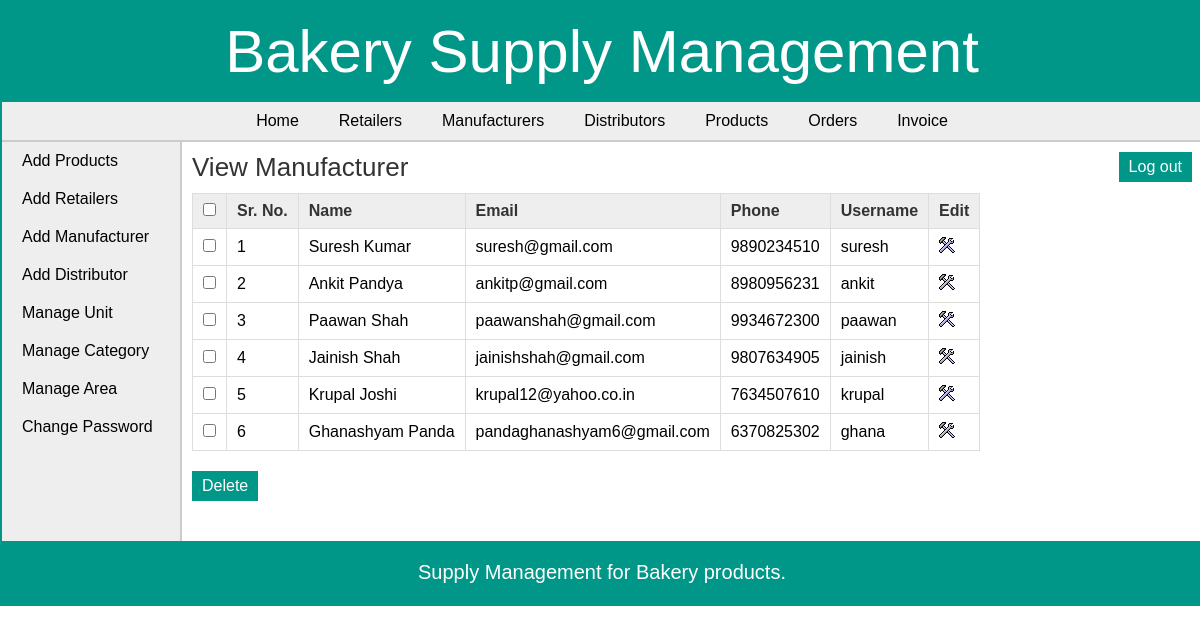
/admin/view_manufacturer.php (signed in), run on the app's committed database.
### tables this page shows
CREATE TABLE `manufacturer` (
  `man_id` int(11) NOT NULL,
  `man_name` varchar(25) NOT NULL,
  `man_email` varchar(50) DEFAULT NULL,
  `man_phone` varchar(10) NOT NULL,
  `username` varchar(20) NOT NULL,
  `password` varchar(20) NOT NULL
);

### admin/view_manufacturer.php (the view, shortened to what this page needs)
<?php
	include("../includes/config.php");
	if(isset($_SESSION['admin_login'])) {
		if($_SESSION['admin_login'] == true) {
			$query_selectManufacturer = "SELECT * FROM manufacturer";
			$result_selectManufacturer = mysqli_query($con,$query_selectManufacturer);
		}
		else {
			header('Location:../index.php');
		}
	}
	else {
		header('Location:../index.php');
	}
?>
<!DOCTYPE html>
<html>
<head>
	<link rel="stylesheet" href="../includes/main_style.css" >
</head>
<body>
	<?php
		include("../includes/header.inc.php");
		include("../includes/nav_admin.inc.php");
		include("../includes/aside_admin.inc.php");
	?>
	<section>
		<h1>View Manufacturer</h1>
		<form action="" method="POST" class="form">
		<table class="table_displayData">
			<tr>
				<th> <input type="checkbox" onClick="toggle(this)" /> </th>
				<th>Sr. No.</th>
				<th>Name</th>
				<th>Email</th>
				<th>Phone</th>
				<th>Username</th>
				<th> Edit </th>
			</tr>
			<?php $i=1; while($row_selectManufacturer = mysqli_fetch_array($result_selectManufacturer)) { ?>
			<tr>
				<td> <input type="checkbox" name="chkId[]" value="<?php echo $row_selectManufacturer['man_id']; ?>" /> </td>
				<td> <?php echo $i; ?> </td>
				<td> <?php echo $row_selectManufacturer['man_name']; ?> </td>
				<td> <?php echo $row_selectManufacturer['man_email']; ?> </td>
				<td> <?php echo $row_selectManufacturer['man_phone']; ?> </td>
				<td> <?php echo $row_selectManufacturer['username']; ?> </td>
				<td> <a href="edit_manufacturer.php?id=<?php echo $row_selectManufacturer['man_id']; ?>"><img src="../images/edit.png" alt="edit" /></a> </td>
			</tr>
			<?php $i++; } ?>
		</table>
		<input type="submit" value="Delete" class="submit_button"/>
		</form>
	</section>
	<?php
		include("../includes/footer.inc.php");
	?>
</body>
</html>

### includes/main_style.css (style rules this page uses)
* { font-family: arial,sans-serif; margin:0px; padding:0px; }
body { width:1200px; margin:auto; border:2px solid #009688; }
a { text-decoration:none; }
.submit_button { font-size:16px; margin-top:20px; margin-right:20px; padding:6px 10px; background-color:#009688; border:none; color:white; }
section { width:1000px; padding:10px; padding-bottom:40px; }
section h1 { margin-bottom:10px; font-weight:normal; color:#333; font-size: 26px; }
table { border-collapse: collapse; }
.table_displayData td, .table_displayData th { border:1px solid #ddd; padding: 8px 10px; text-align: left; }
.table_displayData th { background-color:#eee; color:#333; }

### data on the page
manufacturer: man_name "Suresh Kumar", man_email "suresh@gmail.com", man_phone "9890234510", username "suresh"
manufacturer: man_name "Ankit Pandya", man_email "ankitp@gmail.com", man_phone "8980956231", username "ankit"
manufacturer: man_name "Paawan Shah", man_email "paawanshah@gmail.com", man_phone "9934672300", username "paawan"
manufacturer: man_name "Jainish Shah", man_email "jainishshah@gmail.com", man_phone "9807634905", username "jainish"
manufacturer: man_name "Krupal Joshi", man_email "krupal12@yahoo.co.in", man_phone "7634507610", username "krupal"
manufacturer: man_name "Ghanashyam Panda", man_email "pandaghanashyam6@gmail.com", man_phone "6370825302", username "ghana"
